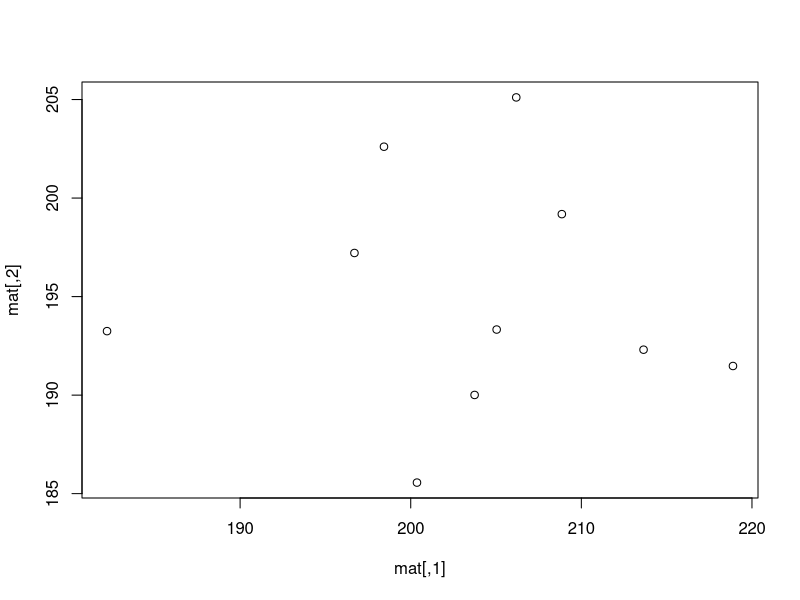
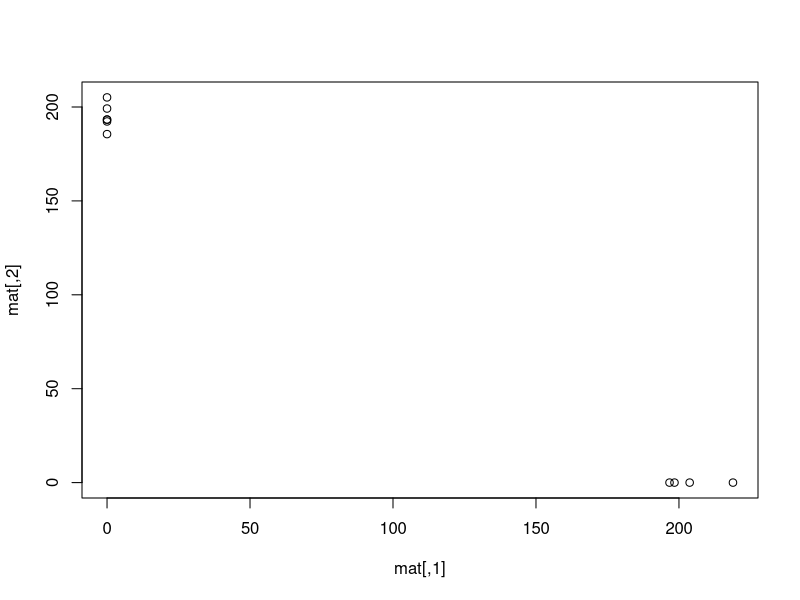
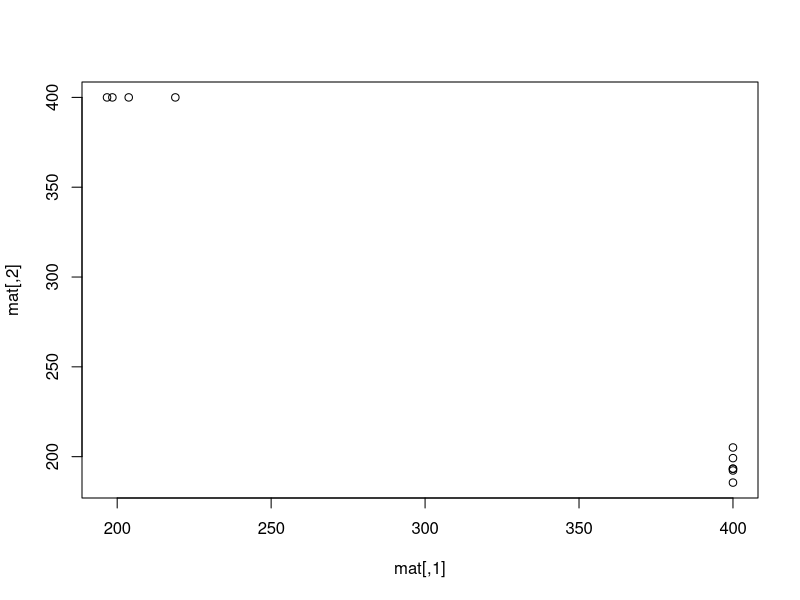
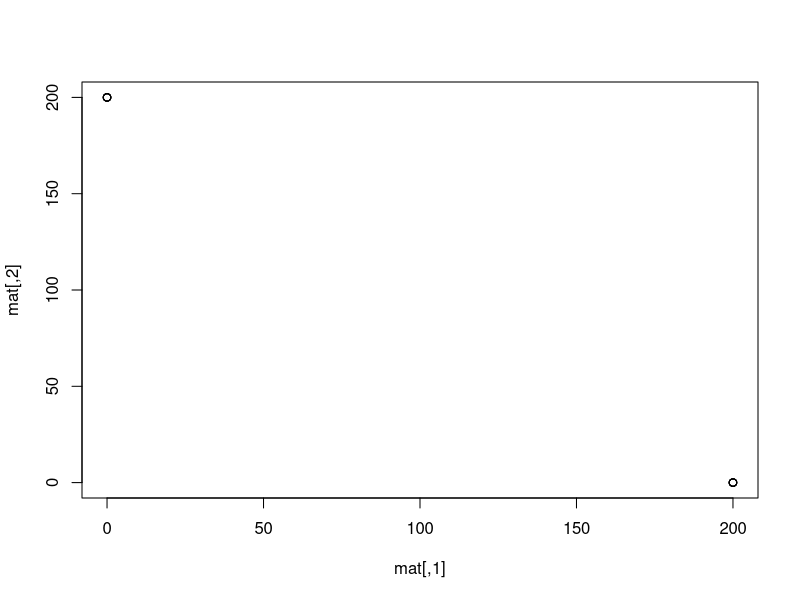
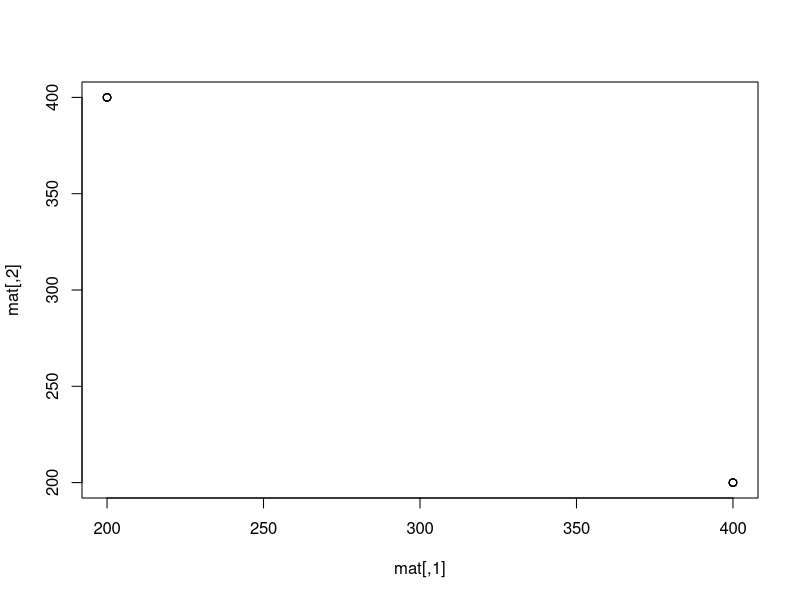

Reproduce these figures in R, in order.
## ---- chunk 1
knitr::opts_chunk$set(echo = TRUE)
## ---- chunk 2
set.seed(55)
n = 10
columnas = replicate(n=4, rnorm(n, 200, 50))
mat = columnas

svd_obj = svd(mat)
svd_obj$d / sum(svd_obj$d)

## ---- chunk 3
set.seed(55)
columnas = replicate(n=4, rnorm(n, 200, 1))
mat = columnas

svd_obj = svd(mat)
cat("CV = ", 200/1,"\n")
cat(svd_obj$d / sum(svd_obj$d))

## ---- chunk 4
set.seed(55)
columnas = replicate(n=4, rnorm(n, 10000, 50))
mat = columnas

svd_obj = svd(mat)
cat("CV = ", 10000/50, "\n")
cat(svd_obj$d / sum(svd_obj$d))

## ---- chunk 5
set.seed(55)
columnas = replicate(n=4, rnorm(n, 200, 1)) * 1000
mat = columnas

svd_obj = svd(mat)
svd_obj$d / sum(svd_obj$d)

## ---- chunk 6
set.seed(55)
columnas = replicate(n=4, rnorm(n, 200, 50))
mat = columnas

svd_obj = svd(mat)
cat("CV = ", 200/50, "\n")
cat(svd_obj$d / sum(svd_obj$d))

## ---- chunk 7
set.seed(55)
columnas = replicate(n=4, rnorm(n, 200, 50))
mat = columnas

svd_obj = svd(mat)
cat(svd_obj$d / sum(svd_obj$d))
svd_obj$v

## ---- chunk 8
set.seed(55)
columnas = replicate(n=4, rnorm(n, 200, 50))
columnas[,3:4] = columnas[,3:4] / 200
mat = columnas
# # equivalente a:
# high = replicate(n=2, rnorm(n, 200, 50))
# low = replicate(n=2, rnorm(n, 1, 0.25))
# mat = cbind(high, low)

svd_obj = svd(mat)
cat(svd_obj$d / sum(svd_obj$d))
svd_obj$v
apply(mat, 2, function(x) sd(x)/mean(x))

## ---- chunk 9
set.seed(55)
high = replicate(n=2, rnorm(n, 200, 100))
low = replicate(n=2, rnorm(n, 1, 0.25))
mat = cbind(high, low)

svd_obj = svd(mat)
cat(svd_obj$d / sum(svd_obj$d))

## ---- chunk 10
set.seed(55)
high = replicate(n=2, rnorm(n, 200, 50))
low = replicate(n=2, rnorm(n, 1, 0.5))
mat = cbind(high, low)

svd_obj = svd(mat)
cat(svd_obj$d / sum(svd_obj$d))

## ---- chunk 11
set.seed(55)
high = replicate(n=2, rnorm(n, 200, 10))
low = replicate(n=2, rnorm(n, 1, 0.25))
mat = cbind(high, low)

cor(mat)

svd_obj = svd(mat)
svd_obj$d / sum(svd_obj$d)
svd_obj$v

## ---- chunk 12
set.seed(55)
n = 10
high = replicate(n=2, rnorm(n, 200, 10))
low = replicate(n=2, rnorm(n, 1, 0.25))
high[,2] = high[,1] * -2 + runif(n)
mat = cbind(high, low)

cor(mat)

svd_obj = svd(mat)
svd_obj$d / sum(svd_obj$d)
svd_obj$v

## ---- chunk 13
set.seed(555)
n = 10
high = replicate(n=2, rnorm(n, 200, 10))
mat = cbind(high)
# low = replicate(n=2, rnorm(n, 1, 0.25))
# mat = cbind(high, low)

plot(mat)
cor(mat)

svd_obj = svd(mat)
svd_obj$d / sum(svd_obj$d)

## ---- chunk 14
set.seed(555)
n = 10
high = replicate(n=2, rnorm(n, 200, 10))
flag = rbinom(n, 1, 0.5)
high[flag == 0, 1] = 0
high[flag == 1, 2] = 0 
mat = cbind(high)
# low = replicate(n=2, rnorm(n, 1, 0.25))
# mat = cbind(high, low)
plot(mat)
cor(mat)

svd_obj = svd(mat)
svd_obj$d / sum(svd_obj$d)

## ---- chunk 15
set.seed(555)
n = 10
high = replicate(n=2, rnorm(n, 200, 10))
flag = rbinom(n, 1, 0.5)
high[flag == 0, 1] = 400
high[flag == 1, 2] = 400
mat = cbind(high)
# low = replicate(n=2, rnorm(n, 1, 0.25))
# mat = cbind(high, low)

plot(mat)
cor(mat)

svd_obj = svd(mat)
svd_obj$d / sum(svd_obj$d)

## ---- chunk 16
mat = matrix( 200, ncol=2, nrow=10)
mat[1:5, 1] = 0
mat[6:10, 2] = 0

plot(mat)
cor(mat)

svd_obj = svd(mat)
svd_obj$d / sum(svd_obj$d)
svd_obj$v

# svd_obj$d[1] * svd_obj$u[,1] %*% t(svd_obj$v[,1]) # aprox rango 1

## ---- chunk 17
mat = matrix( 200, ncol=2, nrow=10)
mat[1:5, 1] = 400
mat[6:10, 2] = 400

plot(mat)
cor(mat)

svd_obj = svd(mat)
svd_obj$d / sum(svd_obj$d)
svd_obj$v

## ---- chunk 18
mat = matrix( 200, ncol=2, nrow=10)
mat[1:5, 1] = -200
mat[6:10, 2] = -200

cor(mat)

svd_obj = svd(mat)
svd_obj$d / sum(svd_obj$d)
svd_obj$u
svd_obj$v

## ---- chunk 19
mat = matrix( 200, ncol=2, nrow=10)
mat[1:5, 1] = 20000
mat[6:10, 2] = 20000

cor(mat)

svd_obj = svd(mat)
svd_obj$d / sum(svd_obj$d)

svd_obj$d[1] * svd_obj$u[,1] %*% t(svd_obj$v[,1]) # aprox rango 1

